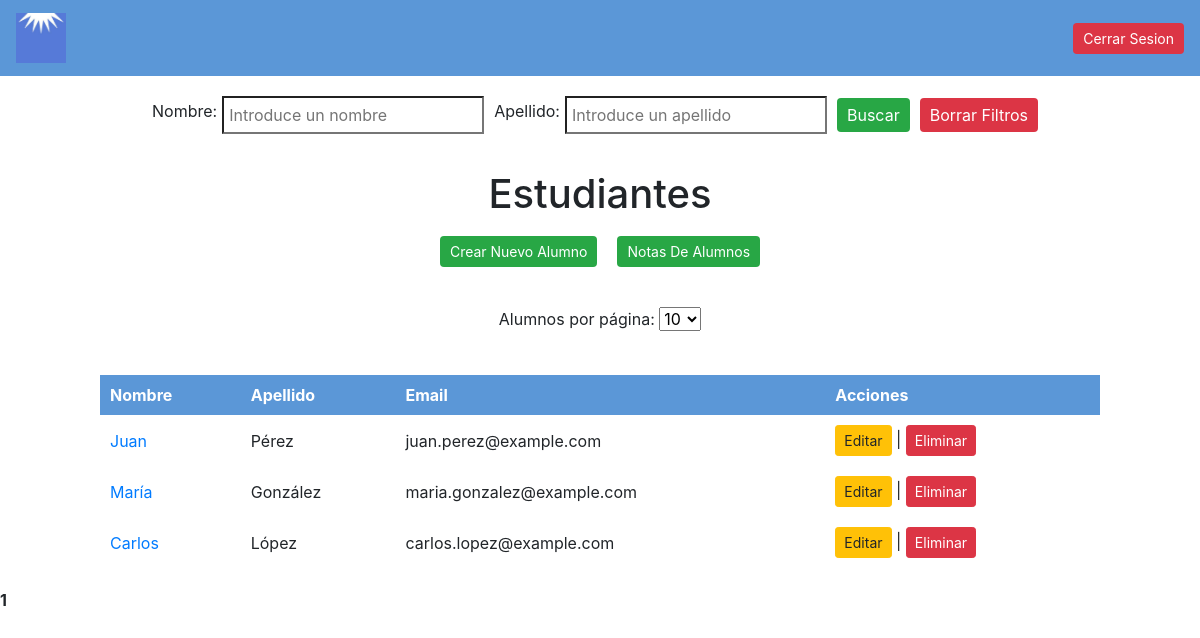
The page /view/gestionUsers.php (signed in) on the database its author committed.
### tables this page shows
CREATE TABLE tbl_alumnos (
    id_alu INT AUTO_INCREMENT PRIMARY KEY not null,
    username_usu VARCHAR(50) NOT NULL,
    dni_alu char(9) NOT NULL,
    nombre_alu VARCHAR(30) NOT NULL,
    apellido_alu VARCHAR(50) NOT NULL,
    fecha_nacimiento DATE NOT NULL,
    email_alu VARCHAR(100) NOT NULL,
    telefono_alu VARCHAR(15),
    direccion_alu VARCHAR(255)
);

### view/gestionUsers.php (the view, shortened to what this page needs)
<?php
    $nombreFiltro = isset($_GET['nombre']) ? $_GET['nombre'] : '';
    $apellidoFiltro = isset($_GET['apellido']) ? $_GET['apellido'] : '';
    $alumnosPorPagina = isset($_GET['alumnosPorPagina']) ? (int)$_GET['alumnosPorPagina'] : 10;
    $paginaActual = isset($_GET['pagina']) ? (int)$_GET['pagina'] : 1;
    $offset = ($paginaActual - 1) * $alumnosPorPagina;
?>
<!DOCTYPE html>
<html lang="en">
<head>
    <link rel="stylesheet" type="text/css" href="./../css/styles.css">
    <link rel="stylesheet" href="https://cdn.jsdelivr.net/npm/sweetalert2@11.14.5/dist/sweetalert2.min.css">
</head>
<body>
    <nav class="navbar">
        <a class="navbar-brand" href="#">
            <img src="../img/LogoEscuela.jpeg" alt="Logo" id="logo">
        </a>
        <a href="cerrarSesion.php"><button class='btn btn-danger btn-sm'>Cerrar Sesion</button></a>
    </nav>
    <div class="search-container">
        <form class="search-form" role="search" method="GET" action="">
            <label>Nombre:</label>
            <input type="search" name="nombre" placeholder="Introduce un nombre" value="<?php echo htmlspecialchars($nombreFiltro); ?>">
            <label>Apellido:</label>
            <input type="search" name="apellido" placeholder="Introduce un apellido" value="<?php echo htmlspecialchars($apellidoFiltro); ?>">
            <button type="submit">Buscar</button>
            <button type="button" onclick="window.location.href='gestionUsers.php'">Borrar Filtros</button>
        </form>
    </div>
    <h1>Estudiantes</h1>
    <div class="buttons-container">
        <a href="crearAlumno.php"><button class="btn btn-success btn-sm">Crear Nuevo Alumno</button></a>
        <a href="vistaNotas.php"><button class="btn btn-info btn-sm">Notas De Alumnos</button></a>
    </div>
    <div class="pagination-control">
        <form method="GET" action="">
            <label for="alumnosPorPagina">Alumnos por página:</label>
            <select name="alumnosPorPagina" id="alumnosPorPagina" onchange="this.form.submit()">
                <option value="10" <?php if ($alumnosPorPagina == 10) echo 'selected'; ?>>10</option>
            </select>
        </form>
    </div>
    <?php
    try {
        include '../database/conexion.php';
        $sql = "SELECT * FROM tbl_alumnos WHERE nombre_alu LIKE ? AND apellido_alu LIKE ? LIMIT ?, ?";
        $stmt = mysqli_prepare($conexion, $sql);
        $nombreFiltroConsulta = "$nombreFiltro%";
        $apellidoFiltroConsulta = "$apellidoFiltro%";
        mysqli_stmt_bind_param($stmt, "ssii", $nombreFiltroConsulta, $apellidoFiltroConsulta, $offset, $alumnosPorPagina);
        if (!mysqli_stmt_execute($stmt)) {
            throw new Exception("Error al ejecutar la consulta: " . mysqli_stmt_error($stmt));
        }
        $result = mysqli_stmt_get_result($stmt);
        if (mysqli_num_rows($result) > 0) {
            echo "<table><tr><th>Nombre</th><th>Apellido</th><th class='email'>Email</th><th>Acciones</th></tr>";
            while($row = mysqli_fetch_assoc($result)) {
                $id = $row['id_alu'];
                $nombre = $row['nombre_alu'];
                echo "<tr><td><a href='notaAlumno.php?id={$id}'>$nombre</a></td><td>{$row['apellido_alu']}</td><td class='email'>{$row['email_alu']}</td>";
                echo "<td><a href='editarAlumno.php?id={$row['id_alu']}' class='btn btn-warning btn-sm'>Editar</a> | ";
                echo "<a href='#' class='btn btn-danger btn-sm delete-link' data-id='{$row['id_alu']}' data-toggle='modal' data-target='#confirmDeleteModal'>Eliminar</a></td></tr>";
            }
            echo "</table>";
        } else {
            echo "No hay alumnos.";
        }
        $totalAlumnosResult = mysqli_query($conexion, "SELECT COUNT(*) as total FROM tbl_alumnos");
        $totalAlumnos = mysqli_fetch_assoc($totalAlumnosResult)['total'];
        $totalPaginas = ceil($totalAlumnos / $alumnosPorPagina);
        echo "<div class='pagination'>";
        for ($i = 1; $i <= $totalPaginas; $i++) {
            if ($i == $paginaActual) {
                echo "<strong>$i</strong> ";
            } else {
                echo "<a href='?pagina=$i&alumnosPorPagina=$alumnosPorPagina&nombre=$nombreFiltro&apellido=$apellidoFiltro'>$i</a> ";
            }
        }
        echo "</div>";
    } catch (Exception $e) {
        echo "Se produjo un error: " . $e->getMessage();
    }
    ?>
    <link href="https://stackpath.bootstrapcdn.com/bootstrap/4.5.2/css/bootstrap.min.css" rel="stylesheet">
</body>

### css/styles.css (style rules this page uses)
body { font-family: Arial, sans-serif; background-color: #f4f4f4; margin: 0; padding: 0; overflow: auto; overflow-y: auto; }
.navbar { display: flex; justify-content: space-between; align-items: center; padding: 5px 10px; background-color: #5b97d7; }
.navbar .navbar-brand, .navbar .nav-link { color: white; }
.navbar .btn { margin: 5px 0; background-color: #dc3545; color: white; border: none; border-radius: 4px; padding: 5px 10px; cursor: pointer; }
.search-container { display: flex; justify-content: center; margin: 20px 0; }
.search-form { display: flex; align-items: center; justify-content: center; flex-wrap: wrap; }
.search-form label { margin-right: 5px; }
.search-form input { margin-right: 10px; padding: 5px; }
.search-form button { padding: 5px 10px; background-color: #28a745; color: white; border: none; border-radius: 4px; cursor: pointer; margin-right: 10px; }
.search-form button:last-child { background-color: #dc3545; }
h1 { text-align: center; margin-top: 30px; margin-bottom: 20px; }
.buttons-container { display: flex; justify-content: center; margin-bottom: 30px; flex-wrap: wrap; }
.buttons-container a { margin: 10px; }
.buttons-container .btn-success, .buttons-container .btn-info { background-color: #28a745; color: white; padding: 5px 10px; border-radius: 4px; cursor: pointer; border: none; }
table { width: 90%; max-width: 1000px; border-collapse: collapse; margin: 20px auto; }
th, td { padding: 10px; text-align: left; }
th { background-color: #5b97d7; color: white; }
td.email { display: table-cell; }
a { color: #007BFF; text-decoration: none; }
.pagination { text-align: center; margin: 20px 0; }
#logo { max-width: 50px; height: auto; }
.pagination-control { display: flex; justify-content: center; align-items: center; margin: 20px 0; }

### rows shown on the page
tbl_alumnos: nombre_alu "Juan", apellido_alu "Pérez", email_alu "juan.perez@example.com"
tbl_alumnos: nombre_alu "María", apellido_alu "González", email_alu "maria.gonzalez@example.com"
tbl_alumnos: nombre_alu "Carlos", apellido_alu "López", email_alu "carlos.lopez@example.com"
